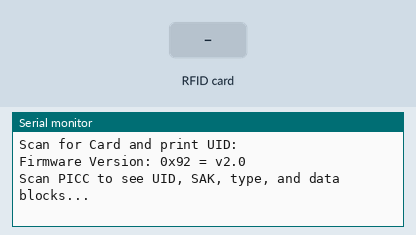
This sketch was run on a simulated ESP8266 (NodeMCU). Shown: the last lines printed to the serial monitor. Inputs (shaded band) come from the test bench. WiFi joins after 1.5 s; servers stay silent unless stated; uploads are accepted with an empty reply.

Above: at 2.8 s.
2.9 s: RFID card 04 35 AF 52 EC 4A 81 held to the reader
At 4.1 s:
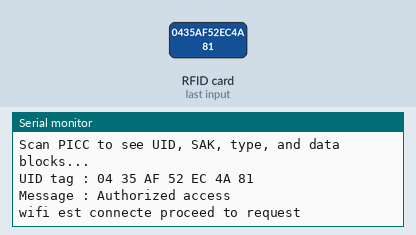
4.4 s: RFID card 04 55 AC 52 EC 4A 81 held to the reader
At 7.0 s:
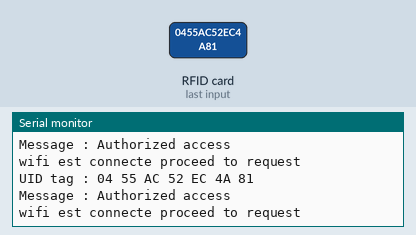
7.4 s: RFID card 5E 7A 19 C4 held to the reader
At 9.7 s:
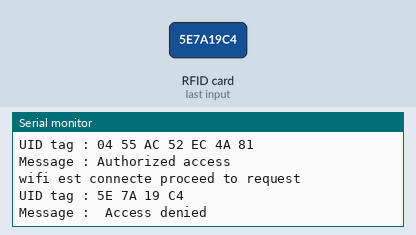

Measured:
- after the input at 2.9 s, the serial monitor: prints a new line at once (image 1)
- after the input at 4.4 s, the serial monitor: prints a new line after 1.8 s (image 2)
- after the input at 7.4 s, the serial monitor: prints a new line after 2.0 s (image 3)

The sketch:

volumio_rfid.ino
```cpp
// (licence header left out)
#include <SPI.h>
#include <MFRC522.h>
#include <ESP8266WiFi.h>
#include <ESP8266HTTPClient.h>
#define RST_PIN         9          // Configurable, see typical pin layout above
#define SS_PIN          D8         // Configurable, see typical pin layout above
const char *ssid =  "SSID"; // change according to your Network - cannot be longer than 32 characters!
const char *pass =  "PASSWORD"; // change according to your Network
MFRC522 mfrc522(SS_PIN, RST_PIN);  // Create MFRC522 instance
const char* host = "192.168.1.4";
  const int httpPort = 80;
void setup() {
    Serial.begin(9600);
    Serial.print("Connecting to ");
  Serial.println(ssid);
  WiFi.begin(ssid, pass);

  int retries = 0;
  while ((WiFi.status() != WL_CONNECTED) && (retries < 10)) {
  retries++;
  delay(500);
  Serial.print(".");
  }
  if (WiFi.status() == WL_CONNECTED) {
  Serial.println(F("WiFi connected"));
  }

  Serial.println(F("Ready!"));
  Serial.println(F("======================================================"));
  Serial.println(F("Scan for Card and print UID:"));
  WiFiClient client;
		// Initialize serial communications with the PC
	while (!Serial);		// Do nothing if no serial port is opened (added for Arduinos based on ATMEGA32U4)
	SPI.begin();			// Init SPI bus
	mfrc522.PCD_Init();		// Init MFRC522
	mfrc522.PCD_DumpVersionToSerial();	// Show details of PCD - MFRC522 Card Reader details

	Serial.println(F("Scan PICC to see UID, SAK, type, and data blocks..."));
//   if (!client.connect(host, httpPort)) {
//    Serial.println("connection failed");
//    return;
//  }
}

void loop()
{
  // Look for new cards
  if ( ! mfrc522.PICC_IsNewCardPresent())
  {
    return;
  }
  // Select one of the cards
  if ( ! mfrc522.PICC_ReadCardSerial())
  {
    return;
  }
  //Show UID on serial monitor
  Serial.print("UID tag :");
  String content= "";
  byte letter;
  for (byte i = 0; i < mfrc522.uid.size; i++)
  {
     Serial.print(mfrc522.uid.uidByte[i] < 0x10 ? " 0" : " ");
     Serial.print(mfrc522.uid.uidByte[i], HEX);
     content.concat(String(mfrc522.uid.uidByte[i] < 0x10 ? " 0" : " "));
     content.concat(String(mfrc522.uid.uidByte[i], HEX));
  }
  Serial.println();
  Serial.print("Message : ");
  content.toUpperCase();
  // WiFiClient client;
  if (content.substring(1) == "04 35 AF 52 EC 4A 81") //change here the UID of the card/cards that you want to give access
  {
    Serial.println("Authorized access");
    Serial.println();
   if (WiFi.status() == WL_CONNECTED) { //Check WiFi connection status
    Serial.println("wifi est connecte proceed to request");
    HTTPClient http;  //Declare an object of class HTTPClient

    http.begin("http://192.168.1.4/api/v1/commands/?cmd=play");  //Specify request destination
    int httpCode = http.GET();                                                                  //Send the request

    if (httpCode > 0) { //Check the returning code

      String payload = http.getString();   //Get the request response payload
      Serial.println(payload);                     //Print the response payload

    }

    http.end();   //Close connection

      }
      else {
        // if you couldn't make a connection:
        Serial.println("connection failed");
      }
    delay(3000);
  }
  else if  (content.substring(1) == "04 55 AC 52 EC 4A 81"){

    Serial.println("Authorized access");
    Serial.println();
   if (WiFi.status() == WL_CONNECTED) { //Check WiFi connection status
    Serial.println("wifi est connecte proceed to request");
    HTTPClient http;  //Declare an object of class HTTPClient

    http.begin("http://192.168.1.4/api/v1/commands/?cmd=pause");  //Specify request destination
    int httpCode = http.GET();                                                                  //Send the request

    if (httpCode > 0) { //Check the returning code

      String payload = http.getString();   //Get the request response payload
      Serial.println(payload);                     //Print the response payload

    }

    http.end();   //Close connection

      }
      else {
        // if you couldn't make a connection:
        Serial.println("connection failed");
      }
    delay(3000);

  }
 else   {
    Serial.println(" Access denied");
    delay(3000);
  }
}
```
